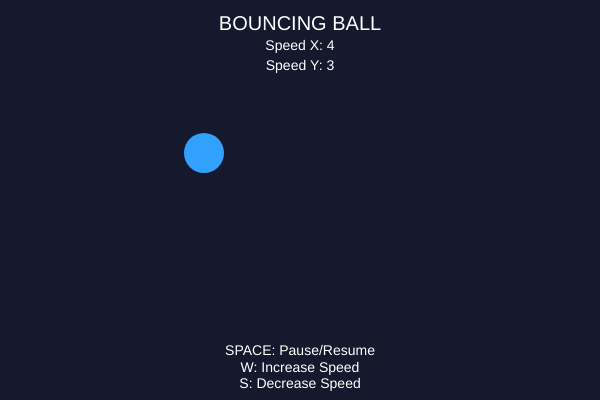
Frame 1 (no input)
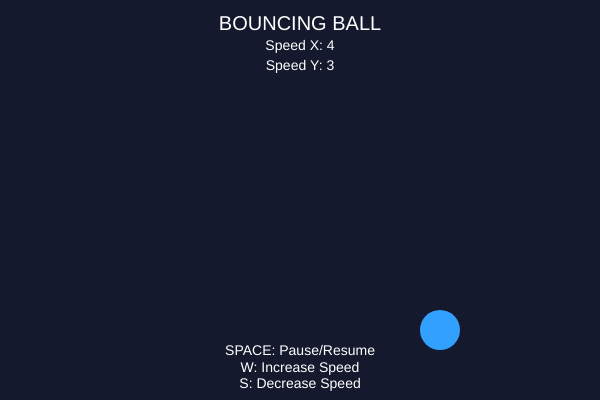
Frame 60 (no input)
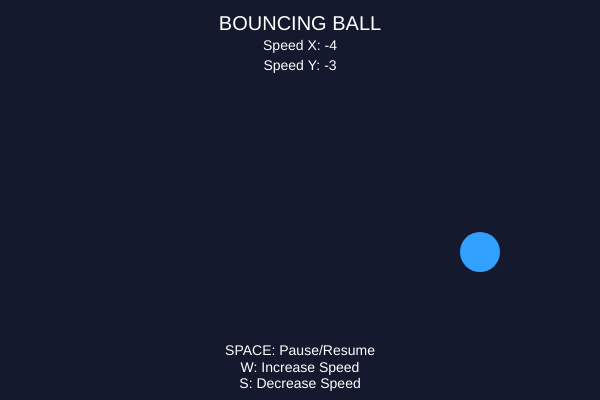
Frame 120 (the mouse pressed at the canvas centre since frame 60)

The p5.js sketch that drew these frames (run headless with seeded random() and noise() and a simulated clock; from frame 60 on, the mouse is pressed at the canvas centre):

// p5.js sketch
// ── sketch.js
let ballX = 200;
let ballY = 150;
let ballSize = 20;

let ballSpeedX = 4;
let ballSpeedY = 3;

let paused = false;

function setup() {
  createCanvas(600, 400);
}

function draw() {
  background(20,25,45);

  // Update ball position if not paused
    if (!paused) {
        ballX = ballX + ballSpeedX;
        ballY = ballY + ballSpeedY;
        
        // Check left and right boundaries
        if (ballX + ballSize >= width || ballX - ballSize <= 0) {
            ballSpeedX = -ballSpeedX;
        }

        // Check top and bottom boundaries
        if (ballY + ballSize >= height || ballY - ballSize <= 0) {
            ballSpeedY = -ballSpeedY;
        }
    }

noStroke();
fill(50, 160, 255);
circle(ballX, ballY, ballSize * 2);

fill(255);
textSize(20);
textAlign(CENTER);
text("BOUNCING BALL", width / 2, 30);

textSize(14);
text("SPACE: Pause/Resume", width / 2, height - 45);
text("W: Increase Speed", width / 2, height - 28);
text("S: Decrease Speed", width / 2, height - 12);

text("Speed X: " + ballSpeedX, width / 2, 50);
text("Speed Y: " + ballSpeedY, width / 2, 70);
}

function keyPressed() {
  if (key === " ") {
    paused = !paused;
  }

  if (key === "w" || key === "W") {
    if (ballSpeedX > 0) {
      ballSpeedX += 1;
    } else {
      ballSpeedX -= 1;
    }

    if (ballSpeedY > 0) {
      ballSpeedY += 1;
    } else {
      ballSpeedY -= 1;
    }

  } else if (key === "s" || key === "S") {
    if (ballSpeedX > 0) {
      ballSpeedX -= 1;
    } else {
      ballSpeedX += 1;
    }

    if (ballSpeedY > 0) {
      ballSpeedY -= 1;
    } else {
      ballSpeedY += 1;
    }
  }
}
